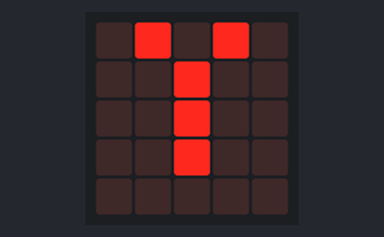
This program was run on a simulated BBC micro:bit (MakeCode). On the bench: the board's 5×5 LED display. Random numbers come from a fixed seed.

Above: at 0.1 s.
At 1.5 s:
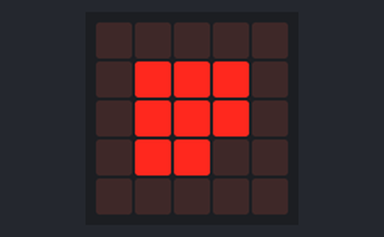
At 2.9 s:
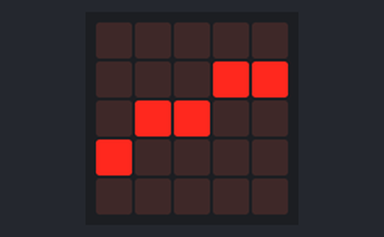

The program:

main.ts
```typescript
input.onGesture(Gesture.Shake, function () {
    z = randint(0, 100)
    if (z < 34) {
        basic.showLeds(`
            . # . # .
            . . # . .
            . . # . .
            . . # . .
            . . . . .
            `)
    } else if (z < 68) {
        basic.showLeds(`
            . . . . .
            . # # # .
            . # # # .
            . # # . .
            . . . . .
            `)
    } else {
        basic.showLeds(`
            . . . . .
            . . . # #
            . # # . .
            # . . . .
            . . . . .
            `)
    }
    basic.pause(1000)
    basic.clearScreen()
})
let z = 0
basic.showLeds(`
    . # . # .
    . . # . .
    . . # . .
    . . # . .
    . . . . .
    `)
basic.pause(1000)
basic.showLeds(`
    . . . . .
    . # # # .
    . # # # .
    . # # . .
    . . . . .
    `)
basic.pause(1000)
basic.showLeds(`
    . . . . .
    . . . # #
    . # # . .
    # . . . .
    . . . . .
    `)
basic.pause(1000)
basic.clearScreen()
basic.forever(function () {

})
```

test.ts
```typescript
// Hier kann man Tests durchführen; diese Datei wird nicht kompiliert, wenn dieses Paket als Erweiterung verwendet wird.
```

Measured:
- what the display in image 1 shows lasts 1.4 s, from 1.4 s to 2.8 s
